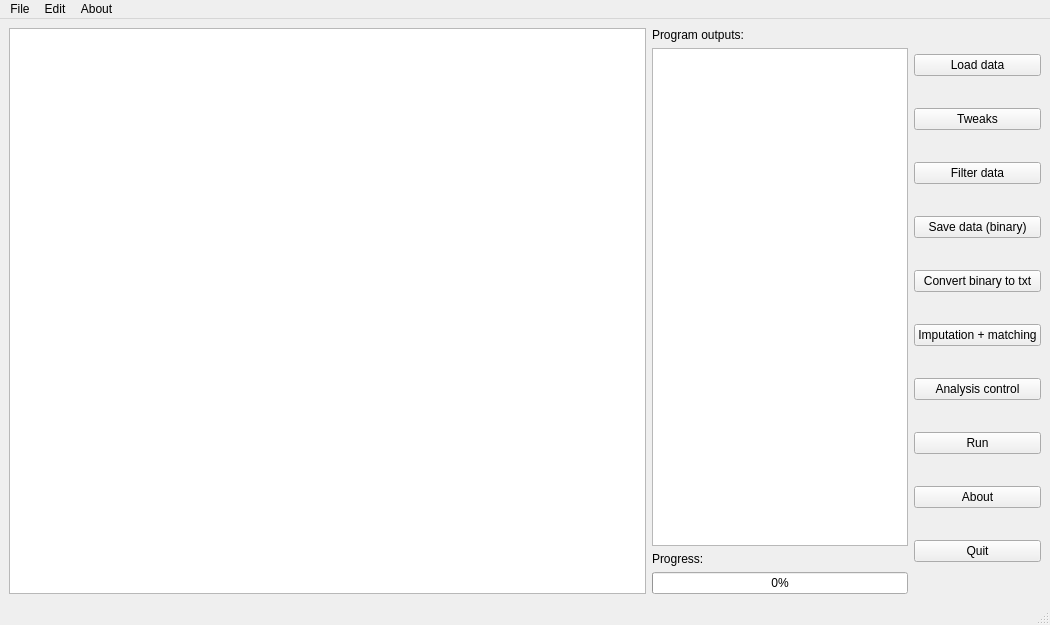
<?xml version="1.0" encoding="UTF-8"?>
<ui version="4.0">
 <class>MainWindow</class>
 <widget class="QMainWindow" name="MainWindow">
  <property name="geometry">
   <rect>
    <x>0</x>
    <y>0</y>
    <width>1050</width>
    <height>625</height>
   </rect>
  </property>
  <property name="windowTitle">
   <string>Wakizashi</string>
  </property>
  <widget class="QWidget" name="centralwidget">
   <layout class="QHBoxLayout" name="horizontalLayout_4">
    <item>
     <layout class="QHBoxLayout" name="horizontalLayout_2" stretch="0">
      <item>
       <layout class="QHBoxLayout" name="horizontalLayout" stretch="1,0">
        <item>
         <widget class="QTableWidget" name="tableWidget">
          <property name="font">
           <font>
            <pointsize>11</pointsize>
           </font>
          </property>
          <property name="acceptDrops">
           <bool>true</bool>
          </property>
         </widget>
        </item>
        <item>
         <layout class="QVBoxLayout" name="verticalLayout" stretch="0,0,0,0">
          <property name="spacing">
           <number>6</number>
          </property>
          <property name="leftMargin">
           <number>0</number>
          </property>
          <property name="topMargin">
           <number>0</number>
          </property>
          <property name="bottomMargin">
           <number>0</number>
          </property>
          <item>
           <widget class="QLabel" name="label_2">
            <property name="text">
             <string>Program outputs:</string>
            </property>
           </widget>
          </item>
          <item>
           <widget class="QTextBrowser" name="textBrowser"/>
          </item>
          <item>
           <widget class="QLabel" name="label">
            <property name="text">
             <string>Progress:</string>
            </property>
           </widget>
          </item>
          <item>
           <layout class="QHBoxLayout" name="horizontalLayout_3">
            <item>
             <layout class="QVBoxLayout" name="verticalLayout_3">
              <item>
               <widget class="QProgressBar" name="progressBar">
                <property name="value">
                 <number>0</number>
                </property>
               </widget>
              </item>
             </layout>
            </item>
           </layout>
          </item>
         </layout>
        </item>
       </layout>
      </item>
     </layout>
    </item>
    <item>
     <layout class="QVBoxLayout" name="verticalLayout_2">
      <item>
       <widget class="QPushButton" name="pushButton_2">
        <property name="text">
         <string>Load data</string>
        </property>
       </widget>
      </item>
      <item>
       <widget class="QPushButton" name="pushButton_5">
        <property name="text">
         <string>Tweaks</string>
        </property>
       </widget>
      </item>
      <item>
       <widget class="QPushButton" name="pushButton">
        <property name="text">
         <string>Filter data</string>
        </property>
       </widget>
      </item>
      <item>
       <widget class="QPushButton" name="pushButton_6">
        <property name="text">
         <string>Save data (binary)</string>
        </property>
       </widget>
      </item>
      <item>
       <widget class="QPushButton" name="pushButton_7">
        <property name="text">
         <string>Convert binary to txt</string>
        </property>
       </widget>
      </item>
      <item>
       <widget class="QPushButton" name="pushButton_8">
        <property name="text">
         <string>Imputation + matching</string>
        </property>
       </widget>
      </item>
      <item>
       <widget class="QPushButton" name="pushButton_9">
        <property name="text">
         <string>Analysis control</string>
        </property>
       </widget>
      </item>
      <item>
       <widget class="QPushButton" name="pushButton_10">
        <property name="text">
         <string>Run</string>
        </property>
       </widget>
      </item>
      <item>
       <widget class="QPushButton" name="pushButton_3">
        <property name="text">
         <string>About</string>
        </property>
       </widget>
      </item>
      <item>
       <widget class="QPushButton" name="pushButton_4">
        <property name="text">
         <string>Quit</string>
        </property>
       </widget>
      </item>
     </layout>
    </item>
   </layout>
  </widget>
  <widget class="QMenuBar" name="menubar">
   <property name="geometry">
    <rect>
     <x>0</x>
     <y>0</y>
     <width>1050</width>
     <height>19</height>
    </rect>
   </property>
   <widget class="QMenu" name="menuFile">
    <property name="title">
     <string>File</string>
    </property>
    <addaction name="actionLoad_data"/>
    <addaction name="actionTweaks"/>
    <addaction name="actionGen_txt"/>
    <addaction name="actionQuit"/>
   </widget>
   <widget class="QMenu" name="menuEdit">
    <property name="title">
     <string>About</string>
    </property>
    <addaction name="actionabout"/>
   </widget>
   <widget class="QMenu" name="menuEdit_2">
    <property name="title">
     <string>Edit</string>
    </property>
    <addaction name="actionSave_data_binary"/>
    <addaction name="actionConvert_binary_to_txt"/>
   </widget>
   <addaction name="menuFile"/>
   <addaction name="menuEdit_2"/>
   <addaction name="menuEdit"/>
  </widget>
  <widget class="QStatusBar" name="statusbar"/>
  <action name="actionLoad_data">
   <property name="text">
    <string>Load data</string>
   </property>
   <property name="shortcut">
    <string>Ctrl+O</string>
   </property>
  </action>
  <action name="actionTweaks">
   <property name="text">
    <string>Tweaks</string>
   </property>
   <property name="shortcut">
    <string>Ctrl+T</string>
   </property>
  </action>
  <action name="actionGen_txt">
   <property name="text">
    <string>Gen txt</string>
   </property>
   <property name="shortcut">
    <string>Ctrl+G</string>
   </property>
  </action>
  <action name="actionQuit">
   <property name="text">
    <string>Quit</string>
   </property>
   <property name="shortcut">
    <string>Ctrl+Q</string>
   </property>
  </action>
  <action name="actionabout">
   <property name="text">
    <string>info</string>
   </property>
   <property name="shortcut">
    <string>Ctrl+I</string>
   </property>
  </action>
  <action name="actionSave_data_binary">
   <property name="text">
    <string>Save data (binary)</string>
   </property>
   <property name="shortcut">
    <string>Ctrl+S</string>
   </property>
  </action>
  <action name="actionConvert_binary_to_txt">
   <property name="text">
    <string>Convert binary to txt</string>
   </property>
   <property name="shortcut">
    <string>Ctrl+B</string>
   </property>
  </action>
 </widget>
 <resources/>
 <connections/>
</ui>
